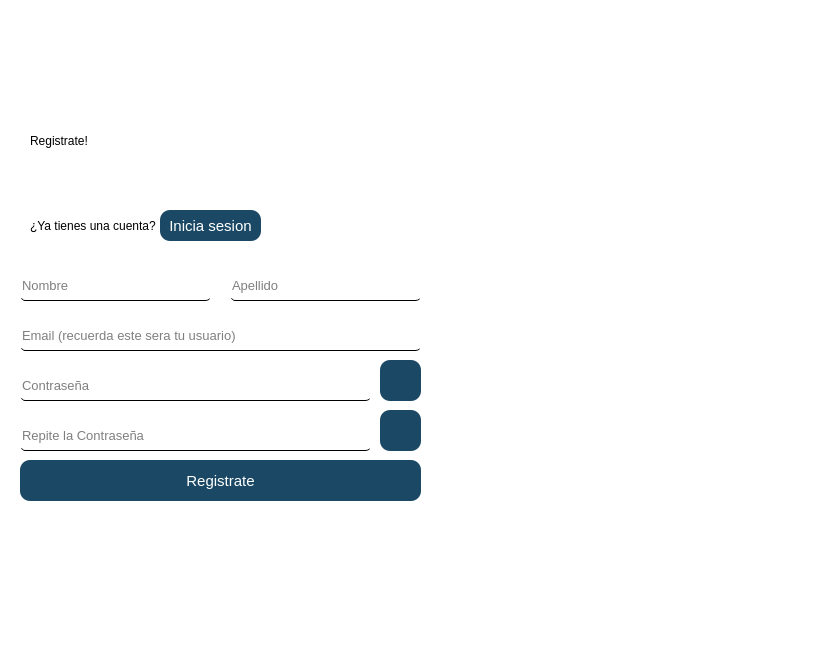
<?xml version="1.0" encoding="UTF-8"?>
<ui version="4.0">
 <class>MainWindow</class>
 <widget class="QMainWindow" name="MainWindow">
  <property name="geometry">
   <rect>
    <x>0</x>
    <y>0</y>
    <width>833</width>
    <height>647</height>
   </rect>
  </property>
  <property name="windowTitle">
   <string>MainWindow</string>
  </property>
  <property name="styleSheet">
   <string notr="true">background-color: white; /* Fondo blanco */
        color: black; /* Letras negras */
        border-radius: 15px; /* Bordes redondeados */</string>
  </property>
  <widget class="QWidget" name="centralwidget">
   <widget class="QWidget" name="layout_imagen" native="true">
    <property name="geometry">
     <rect>
      <x>430</x>
      <y>0</y>
      <width>411</width>
      <height>651</height>
     </rect>
    </property>
    <layout class="QVBoxLayout" name="verticalLayout" stretch="0">
     <property name="spacing">
      <number>0</number>
     </property>
     <property name="leftMargin">
      <number>0</number>
     </property>
     <property name="topMargin">
      <number>0</number>
     </property>
     <property name="rightMargin">
      <number>0</number>
     </property>
     <property name="bottomMargin">
      <number>0</number>
     </property>
     <item>
      <widget class="QLabel" name="label_3">
       <property name="text">
        <string/>
       </property>
       <property name="pixmap">
        <pixmap resource="recursos_login.qrc">:/img/icons_login/avion.jpg</pixmap>
       </property>
       <property name="scaledContents">
        <bool>true</bool>
       </property>
      </widget>
     </item>
    </layout>
   </widget>
   <widget class="QStackedWidget" name="stackedWidget">
    <property name="geometry">
     <rect>
      <x>10</x>
      <y>10</y>
      <width>411</width>
      <height>631</height>
     </rect>
    </property>
    <property name="currentIndex">
     <number>1</number>
    </property>
    <widget class="QWidget" name="login_widget">
     <widget class="QLabel" name="label">
      <property name="geometry">
       <rect>
        <x>10</x>
        <y>80</y>
        <width>401</width>
        <height>111</height>
       </rect>
      </property>
      <property name="styleSheet">
       <string notr="true">font: 700 35pt &quot;Unispace&quot;;</string>
      </property>
      <property name="text">
       <string>Inicia Sesion!</string>
      </property>
     </widget>
     <widget class="QLabel" name="label_2">
      <property name="geometry">
       <rect>
        <x>20</x>
        <y>210</y>
        <width>131</width>
        <height>31</height>
       </rect>
      </property>
      <property name="text">
       <string>¿No tienes una cuenta?</string>
      </property>
     </widget>
     <widget class="QPushButton" name="button_registrate_stacked">
      <property name="geometry">
       <rect>
        <x>150</x>
        <y>210</y>
        <width>91</width>
        <height>31</height>
       </rect>
      </property>
      <property name="styleSheet">
       <string notr="true">background-color: #1B4965; /* Color #1B4965 */
        color: white; /* Letras blancas */
        border: none; /* Sin borde */
        padding: 5px 8px; /* Espaciado interno */
        border-radius: 10px; /* Bordes redondeados */
        height: 27px; /* Altura personalizada */
        font-size: 15px;</string>
      </property>
      <property name="text">
       <string>Registrate</string>
      </property>
     </widget>
     <widget class="QLineEdit" name="line_usuario_login">
      <property name="geometry">
       <rect>
        <x>10</x>
        <y>270</y>
        <width>351</width>
        <height>41</height>
       </rect>
      </property>
      <property name="styleSheet">
       <string notr="true">        background-color: rgba(255, 255, 255, 50%); /* Fondo transparente */
        border-bottom: 1px solid black; /* Borde inferior */
        border-radius: 5px; /* Bordes redondeados */
        color: black; /* Letras negras */
        height: 30px; /* Altura personalizada */
        font-size: 13px;</string>
      </property>
      <property name="placeholderText">
       <string>Usuario</string>
      </property>
     </widget>
     <widget class="QLineEdit" name="line_password_login">
      <property name="geometry">
       <rect>
        <x>10</x>
        <y>320</y>
        <width>351</width>
        <height>41</height>
       </rect>
      </property>
      <property name="styleSheet">
       <string notr="true">        background-color: rgba(255, 255, 255, 50%); /* Fondo transparente */
        border-bottom: 1px solid black; /* Borde inferior */
        border-radius: 5px; /* Bordes redondeados */
        color: black; /* Letras negras */
        height: 30px; /* Altura personalizada */
        font-size: 13px;</string>
      </property>
      <property name="placeholderText">
       <string>Contraseña</string>
      </property>
     </widget>
     <widget class="QPushButton" name="button_ver_password">
      <property name="geometry">
       <rect>
        <x>370</x>
        <y>320</y>
        <width>41</width>
        <height>41</height>
       </rect>
      </property>
      <property name="styleSheet">
       <string notr="true">background-color: #1B4965; /* Color #1B4965 */
        color: white; /* Letras blancas */
        border: none; /* Sin borde */
        padding: 5px 8px; /* Espaciado interno */
        border-radius: 10px; /* Bordes redondeados */
        height: 27px; /* Altura personalizada */
        font-size: 15px;</string>
      </property>
      <property name="text">
       <string/>
      </property>
      <property name="icon">
       <iconset resource="recursos_login.qrc">
        <normaloff>:/img/icons_login/ojo-cerrado-morado.png</normaloff>
        <normalon>:/img/icons_login/ojo-abierto-morado.png</normalon>:/img/icons_login/ojo-cerrado-morado.png</iconset>
      </property>
     </widget>
     <widget class="QPushButton" name="button_inicia_sesion">
      <property name="geometry">
       <rect>
        <x>10</x>
        <y>380</y>
        <width>401</width>
        <height>41</height>
       </rect>
      </property>
      <property name="styleSheet">
       <string notr="true">background-color: rgb(27, 73, 101);

background-color: #1B4965; /* Color #1B4965 */
        color: white; /* Letras blancas */
        border: none; /* Sin borde */
        padding: 5px 8px; /* Espaciado interno */
        border-radius: 10px; /* Bordes redondeados */
        height: 27px; /* Altura personalizada */
        font-size: 15px;
</string>
      </property>
      <property name="text">
       <string>Iniciar Sesion</string>
      </property>
     </widget>
    </widget>
    <widget class="QWidget" name="singup_widget">
     <widget class="QLabel" name="label_4">
      <property name="geometry">
       <rect>
        <x>20</x>
        <y>70</y>
        <width>381</width>
        <height>121</height>
       </rect>
      </property>
      <property name="styleSheet">
       <string notr="true">font: 700 35pt &quot;Unispace&quot;;
</string>
      </property>
      <property name="text">
       <string>Registrate!</string>
      </property>
     </widget>
     <widget class="QLabel" name="label_5">
      <property name="geometry">
       <rect>
        <x>20</x>
        <y>200</y>
        <width>131</width>
        <height>31</height>
       </rect>
      </property>
      <property name="text">
       <string>¿Ya tienes una cuenta?</string>
      </property>
     </widget>
     <widget class="QLineEdit" name="line_nombre_registro">
      <property name="geometry">
       <rect>
        <x>10</x>
        <y>260</y>
        <width>191</width>
        <height>31</height>
       </rect>
      </property>
      <property name="styleSheet">
       <string notr="true">        background-color: rgba(255, 255, 255, 50%); /* Fondo transparente */
        border-bottom: 1px solid black; /* Borde inferior */
        border-radius: 5px; /* Bordes redondeados */
        color: black; /* Letras negras */
        height: 30px; /* Altura personalizada */
        font-size: 13px;</string>
      </property>
      <property name="placeholderText">
       <string>Nombre</string>
      </property>
     </widget>
     <widget class="QLineEdit" name="line_apellido_registro">
      <property name="geometry">
       <rect>
        <x>220</x>
        <y>260</y>
        <width>191</width>
        <height>31</height>
       </rect>
      </property>
      <property name="styleSheet">
       <string notr="true">        background-color: rgba(255, 255, 255, 50%); /* Fondo transparente */
        border-bottom: 1px solid black; /* Borde inferior */
        border-radius: 5px; /* Bordes redondeados */
        color: black; /* Letras negras */
        height: 30px; /* Altura personalizada */
        font-size: 13px;</string>
      </property>
      <property name="placeholderText">
       <string>Apellido</string>
      </property>
     </widget>
     <widget class="QLineEdit" name="line_email">
      <property name="geometry">
       <rect>
        <x>10</x>
        <y>310</y>
        <width>401</width>
        <height>31</height>
       </rect>
      </property>
      <property name="styleSheet">
       <string notr="true">        background-color: rgba(255, 255, 255, 50%); /* Fondo transparente */
        border-bottom: 1px solid black; /* Borde inferior */
        border-radius: 5px; /* Bordes redondeados */
        color: black; /* Letras negras */
        height: 30px; /* Altura personalizada */
        font-size: 13px;</string>
      </property>
      <property name="placeholderText">
       <string>Email (recuerda este sera tu usuario)</string>
      </property>
     </widget>
     <widget class="QLineEdit" name="line_password_registro">
      <property name="geometry">
       <rect>
        <x>10</x>
        <y>360</y>
        <width>351</width>
        <height>31</height>
       </rect>
      </property>
      <property name="styleSheet">
       <string notr="true">        background-color: rgba(255, 255, 255, 50%); /* Fondo transparente */
        border-bottom: 1px solid black; /* Borde inferior */
        border-radius: 5px; /* Bordes redondeados */
        color: black; /* Letras negras */
        height: 30px; /* Altura personalizada */
        font-size: 13px;</string>
      </property>
      <property name="placeholderText">
       <string>Contraseña</string>
      </property>
     </widget>
     <widget class="QLineEdit" name="line_password_validacion_registro">
      <property name="geometry">
       <rect>
        <x>10</x>
        <y>410</y>
        <width>351</width>
        <height>31</height>
       </rect>
      </property>
      <property name="styleSheet">
       <string notr="true">        background-color: rgba(255, 255, 255, 50%); /* Fondo transparente */
        border-bottom: 1px solid black; /* Borde inferior */
        border-radius: 5px; /* Bordes redondeados */
        color: black; /* Letras negras */
        height: 30px; /* Altura personalizada */
        font-size: 13px;</string>
      </property>
      <property name="placeholderText">
       <string>Repite la Contraseña</string>
      </property>
     </widget>
     <widget class="QPushButton" name="button_inicia_sesion_stacked">
      <property name="geometry">
       <rect>
        <x>150</x>
        <y>200</y>
        <width>101</width>
        <height>31</height>
       </rect>
      </property>
      <property name="styleSheet">
       <string notr="true">background-color: #1B4965; /* Color #1B4965 */
        color: white; /* Letras blancas */
        border: none; /* Sin borde */
        padding: 5px 8px; /* Espaciado interno */
        border-radius: 10px; /* Bordes redondeados */
        height: 27px; /* Altura personalizada */
        font-size: 15px;</string>
      </property>
      <property name="text">
       <string>Inicia sesion</string>
      </property>
     </widget>
     <widget class="QPushButton" name="button_registrarse">
      <property name="geometry">
       <rect>
        <x>10</x>
        <y>450</y>
        <width>401</width>
        <height>41</height>
       </rect>
      </property>
      <property name="styleSheet">
       <string notr="true">background-color: #1B4965; /* Color #1B4965 */
        color: white; /* Letras blancas */
        border: none; /* Sin borde */
        padding: 5px 8px; /* Espaciado interno */
        border-radius: 10px; /* Bordes redondeados */
        height: 27px; /* Altura personalizada */
        font-size: 15px;</string>
      </property>
      <property name="text">
       <string>Registrate</string>
      </property>
     </widget>
     <widget class="QPushButton" name="button_ver_password_registro">
      <property name="geometry">
       <rect>
        <x>370</x>
        <y>350</y>
        <width>41</width>
        <height>41</height>
       </rect>
      </property>
      <property name="styleSheet">
       <string notr="true">background-color: #1B4965; /* Color #1B4965 */
        color: white; /* Letras blancas */
        border: none; /* Sin borde */
        padding: 5px 8px; /* Espaciado interno */
        border-radius: 10px; /* Bordes redondeados */
        height: 27px; /* Altura personalizada */
        font-size: 15px;</string>
      </property>
      <property name="text">
       <string/>
      </property>
      <property name="icon">
       <iconset resource="recursos_login.qrc">
        <normaloff>:/img/icons_login/ojo-cerrado-morado.png</normaloff>
        <normalon>:/img/icons_login/ojo-abierto-morado.png</normalon>:/img/icons_login/ojo-cerrado-morado.png</iconset>
      </property>
     </widget>
     <widget class="QPushButton" name="pushButton_7">
      <property name="geometry">
       <rect>
        <x>370</x>
        <y>400</y>
        <width>41</width>
        <height>41</height>
       </rect>
      </property>
      <property name="styleSheet">
       <string notr="true">background-color: #1B4965; /* Color #1B4965 */
        color: white; /* Letras blancas */
        border: none; /* Sin borde */
        padding: 5px 8px; /* Espaciado interno */
        border-radius: 10px; /* Bordes redondeados */
        height: 27px; /* Altura personalizada */
        font-size: 15px;</string>
      </property>
      <property name="text">
       <string/>
      </property>
      <property name="icon">
       <iconset resource="recursos_login.qrc">
        <normaloff>:/img/icons_login/ojo-cerrado-morado.png</normaloff>
        <normalon>:/img/icons_login/ojo-abierto-morado.png</normalon>:/img/icons_login/ojo-cerrado-morado.png</iconset>
      </property>
     </widget>
    </widget>
   </widget>
  </widget>
 </widget>
 <resources>
  <include location="recursos_1.qrc"/>
  <include location="recursos_login.qrc"/>
 </resources>
 <connections/>
</ui>
